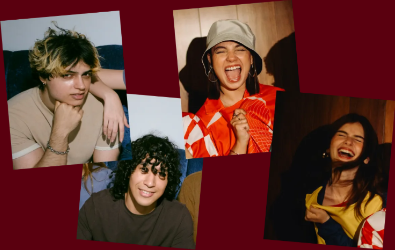
#> input picture scratch/true_orig_cards.png, 395 x 250 px, found by its file name
$ python find_exact_4_cards.py
#> lines starting #> are read from the running program, lines starting #| are printed output that depends on the picture
import os
from PIL import Image, ImageDraw
import numpy as np

orig_2x = Image.open('scratch/true_orig_cards.png').convert('RGB').resize((792, 500), Image.Resampling.LANCZOS)
arr = np.array(orig_2x)
bg = np.array([90, 0, 15], dtype=float)

# Let's inspect the 4 cards and verify their corner coordinates:
# We can draw the 4 card quads on top of orig_2x to visually inspect them:

# Let's test the 4 quadrilaterals:
# Card 1:
quad_c1 = [(15, 23), (250, 10), (268, 324), (33, 337)]
# Card 2:
quad_c2 = [(246, 26), (510, 6), (528, 316), (264, 336)]
# Card 3:
quad_c3 = [(152, 314), (414, 292), (430, 494), (168, 499)]
# Card 4:
quad_c4 = [(456, 178), (648, 192), (628, 488), (436, 474)]

vis = orig_2x.copy()
draw = ImageDraw.Draw(vis)
draw.polygon(quad_c1, outline=(0, 255, 0), width=2)
draw.polygon(quad_c2, outline=(0, 255, 255), width=2)
draw.polygon(quad_c3, outline=(255, 255, 0), width=2)
draw.polygon(quad_c4, outline=(255, 0, 255), width=2)

vis.save('scratch/vis_4_quads.png')
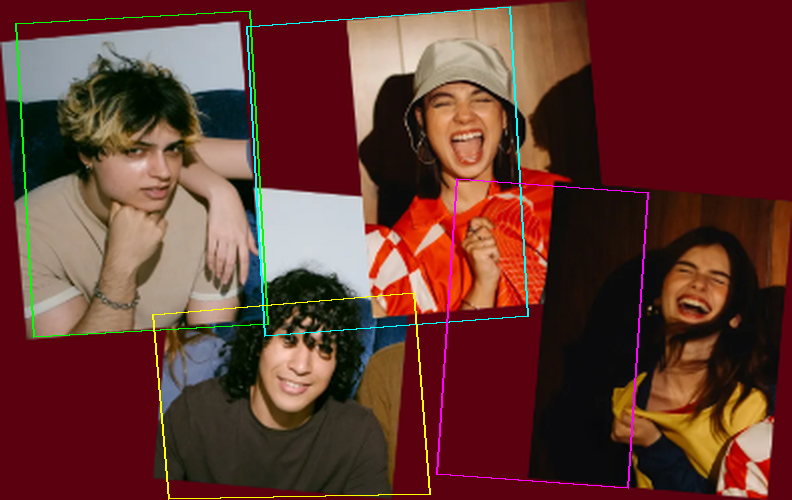
#> saved as vis_4_quads.png: PIL image 792x500 RGB; mean R, G, B 101.1, 55.4, 48.6
print("Saved scratch/vis_4_quads.png")

$ run again, with scratch/candidate_party_A.png copied over scratch/true_orig_cards.png
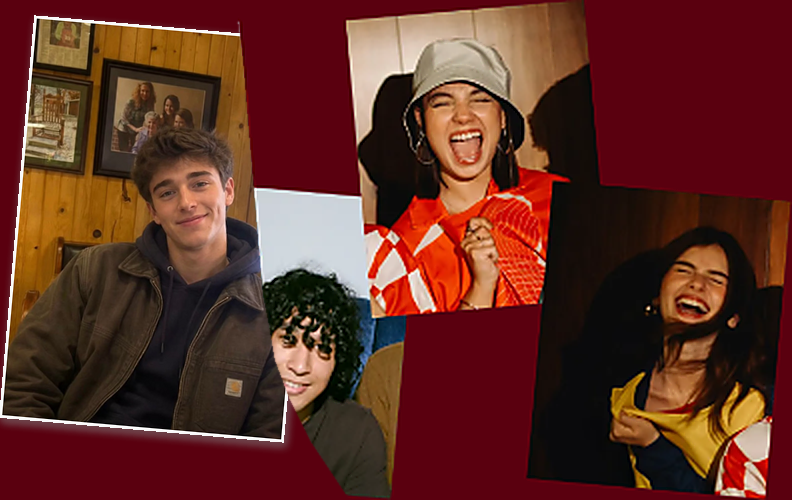
#> input picture scratch/candidate_party_A.png, 792 x 500 px, found by its file name
#> `vis.save('scratch/vis_4_quads.png')`:
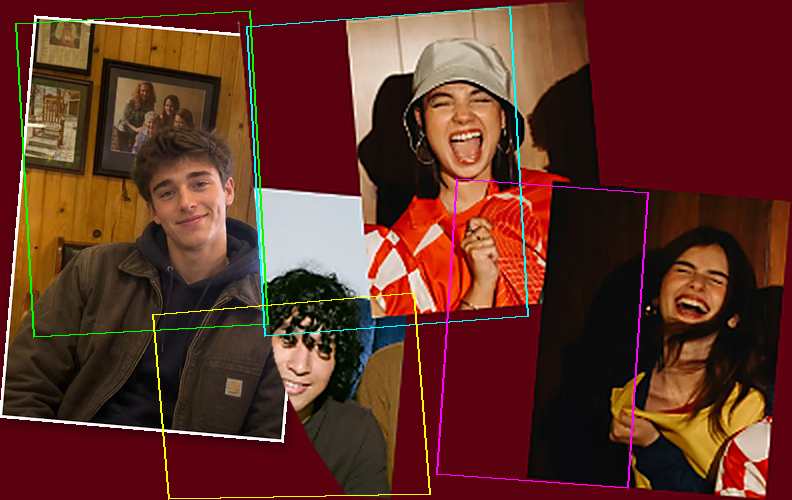
#> saved as vis_4_quads.png: PIL image 792x500 RGB; mean R, G, B 96.2, 47.7, 37.4
